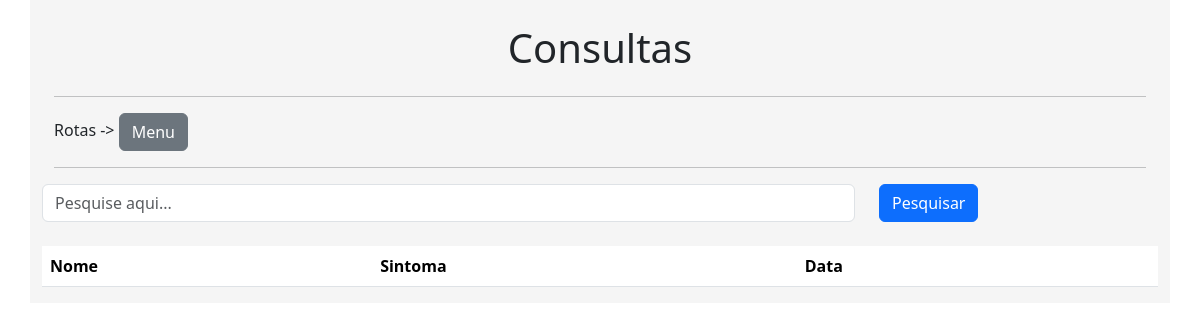
The app's page /consulta/lista, older data.
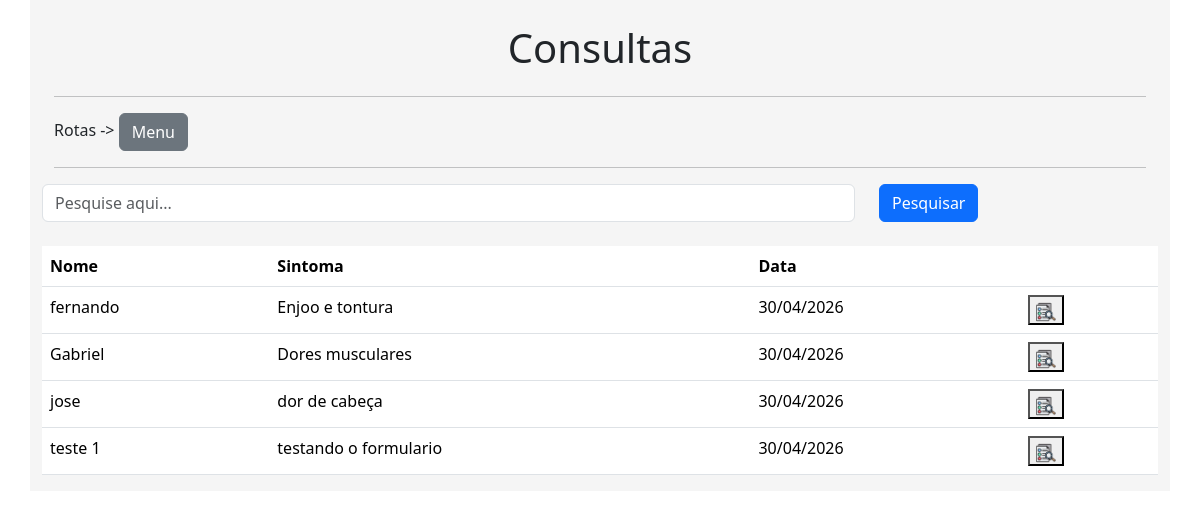
The same page, newer data.
### usb/models.py (models this page shows)
class Sintomas(db.Model): # estrutura da tabela
    id = db.Column(db.Integer, primary_key = True)
    nome = db.Column(db.String, nullable = True)
    sintomas = db.Column(db.String, nullable = True)
    data_envio = db.Column(db.DateTime, default = datetime.utcnow()) # utc - now, o utc entende que de qualquer lugar vai ser um horario universal
    status = db.Column(db.String, default="Enviado")
    diagnosticos = db.relationship('Diagnosticos', backref='diagnostico', lazy=True)

### usb/views.py (the view)
@app.route('/consulta/lista', methods=['GET', 'POST'])
def ConsultaLista():
    busca = ""
    if request.method == 'GET':
        busca = request.args.get('busca', "") # retirando o dado de busca
    dados = Sintomas.query.order_by('data_envio') # para orderby para ordenar com base em uma coluna
    if busca != "": # vendo se é diferente de vazio
        dados = dados.filter_by(nome = busca) # filtrando a pesquisa
    context = { 'dados' : dados.all() } # retornando os valores pesquisados do banco
    form = DiagnosticoForm()
    if form.validate_on_submit():
        form.save(current_user.id)
        return redirect(url_for('ConsultaLista'))
    return render_template('consultas.html', context=context, form=form)

### usb/forms.py (shortened to what this page needs)
class DiagnosticoForm(FlaskForm):
    resposta = StringField('Diagnostico', validators=[DataRequired()])
    btnsubmit = SubmitField('Enviar')

### usb/templates/consultas.html (shortened to what this page needs)
{% extends 'base.html' %}
{% block content %}
    <div class="row justify-content-center">
        <div class="col-12 mt-4">
            <h1 style="text-align: center;">Consultas</h1>
        </div>
    </div>
    {% include 'rotas.html' %}
    <div class="row">
        <form action="" method="get" class="row">
            <div class="col-9">
                <input type="text" name="busca" id="" class="form-control" placeholder="Pesquise aqui...">
            </div>
            <div class="col-3">
                <button type="submit" class="btn btn-primary">Pesquisar</button>
            </div>
        </form>
        <div class="col-12 mt-4">
            <table class="table">
                <thead>
                    <tr>
                        <th>Nome</th>
                        <th>Sintoma</th>
                        <th>Data</th>
                        <th></th>
                    </tr>
                </thead>
                <tbody>
                    {% for linha in context['dados'] %}
                    <tr>
                        <td>{{ linha.nome }}</td>
                        <td>{{ linha.sintomas }}</td>
                        <td>{{ linha.data_envio.strftime('%d/%m/%Y') }}</td>
                        <td>
                            <button type="button" data-bs-toggle="modal" data-bs-target="#detalhes{{ linha.id }}"><img src="{{ url_for('static', filename='img/icone_detail.png')}}" style="max-width: 20px;"></button>
                        </td>
                    </tr>
                    {% endfor %}
                </tbody>
            </table>
        </div>
    </div>
{% endblock %}

### usb/templates/base.html (shortened to what this page needs)
<!DOCTYPE html>
<html lang="en">
<head>
    <link href="https://cdn.jsdelivr.net/npm/bootstrap@5.3.8/dist/css/bootstrap.min.css" rel="stylesheet">
</head>
<body>
    <div class="container" style="background-color: whitesmoke;">
    {% block content %} {% endblock %}
    </div>
</body>
</html>

### usb/templates/rotas.html (shortened to what this page needs)
{% extends 'base.html' %}
{% block content %}
    <hr>
    <div class="row">
        <div class="col-12">
            Rotas ->
            <a href="{{ url_for('menu')}}" class="btn btn-secondary">Menu</a>
        </div>
    </div>
    <hr>
{% endblock %}

Row changes from the older to the newer data that the page shows:
added Sintomas: nome "fernando", sintomas "Enjoo e tontura", data_envio "30/04/2026"
added Sintomas: nome "Gabriel", sintomas "Dores musculares", data_envio "30/04/2026"
added Sintomas: nome "jose", sintomas "dor de cabeça", data_envio "30/04/2026"
added Sintomas: nome "teste 1", sintomas "testando o formulario", data_envio "30/04/2026"
